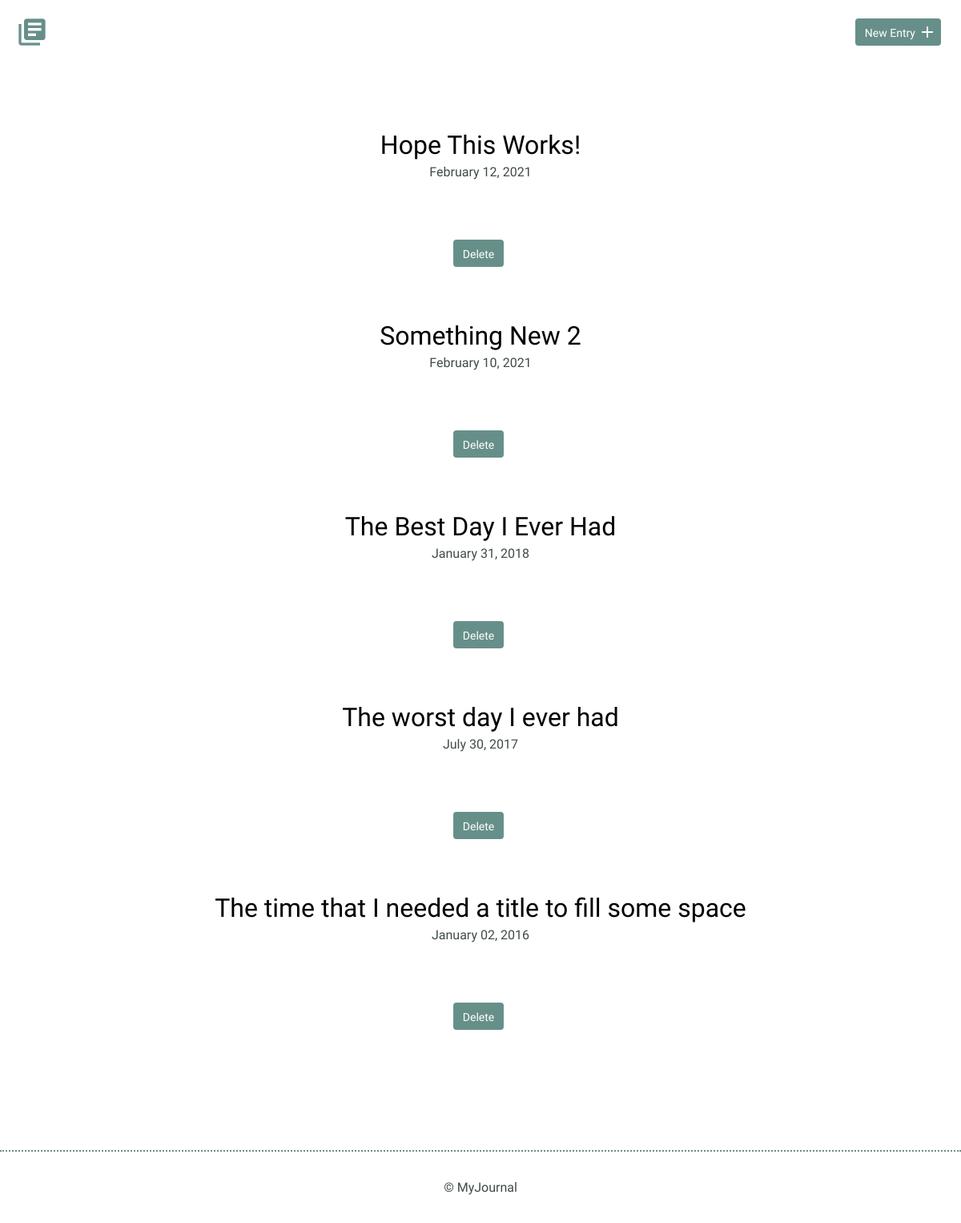
Before: / with the older database file.
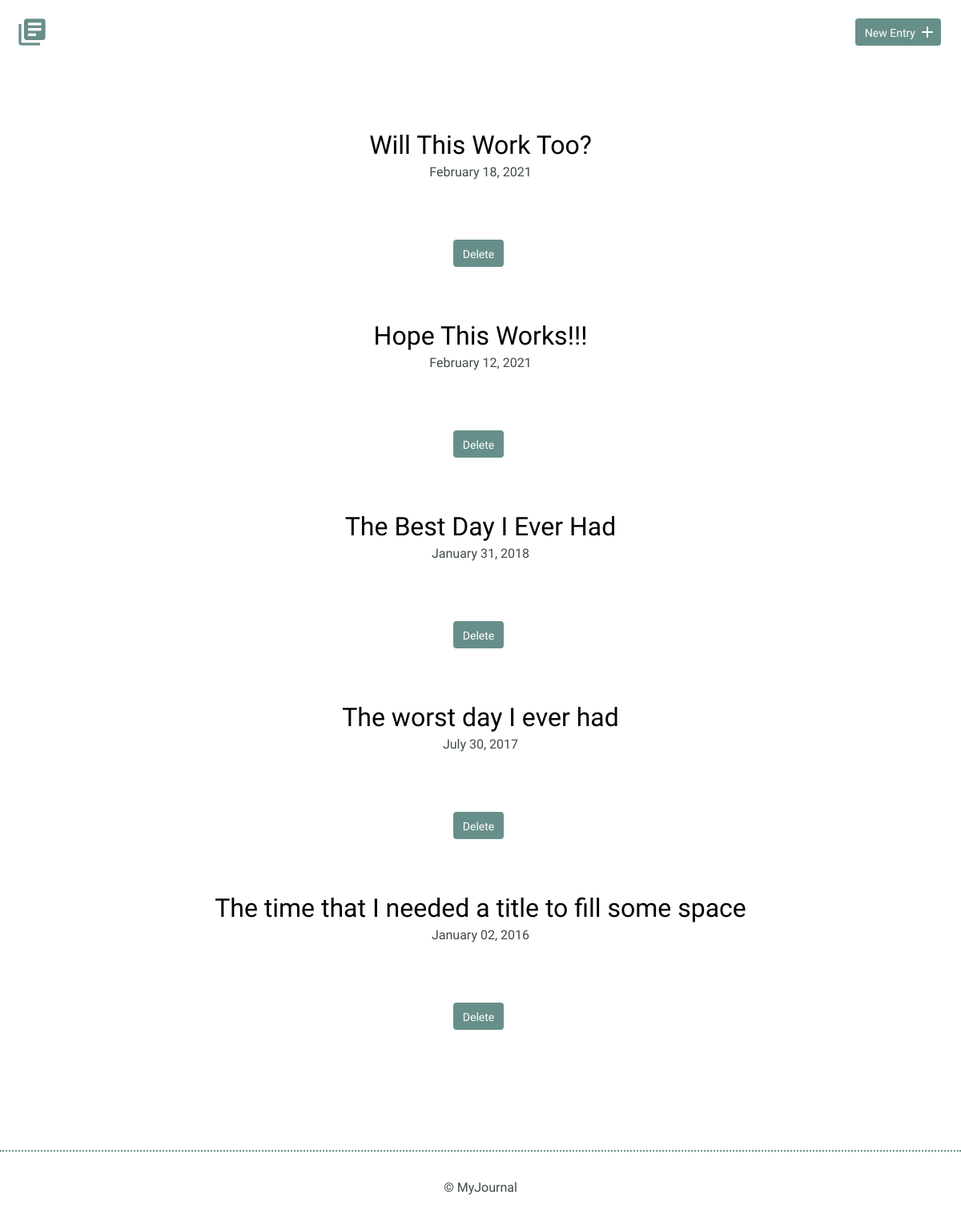
After: the same page with the newer database file.
### tables this page shows
CREATE TABLE "entries" (
	"id"	INTEGER,
	"title"	TEXT,
	"date"	TEXT,
	"time_spent"	INTEGER,
	"learned"	BLOB,
	"resources"	BLOB,
	PRIMARY KEY("id")
);

### inc/functions.php (called while the page is built, shortened)
<?php
function get_journal_entries(){
    include ('connection.php');
    try{
        return $db->query("SELECT id, title, date FROM entries ORDER BY date DESC");
    } catch(Exception $e) {
        echo "Error!: ".$e->getMessage();
        return array();
    }
}
?>

### index.php (the view, shortened to what this page needs)
<?php
include('inc/connection.php');
include('inc/header.php');
include('inc/functions.php');
?>
<!DOCTYPE html>
<html>
    <body>
          <section>
              <div class="container">
                  <div class="entry-list">
                          <?php
                           foreach(get_journal_entries() as $item){
                                echo "<article>";
                                echo "<h2><a href='detail.php?id=" . $item["id"] . "'>" . $item["title"] . "</a></h2>";
                                echo "<time datetime=" . $item["date"] . ">" . date('F d, Y', strtotime($item["date"])) . "</time>";
                                echo "<form method='post' action='index.php'>";
                                echo "<input type='submit' class='button delete journal entry' value='Delete' />\n";
                                echo "</form>";
                                echo "</article>";
                            }
                          ?>
                  </div>
              </div>
          </section>
    </body>
  <?php
    include('inc/footer.php');
    ?>
</html>

### inc/header.php (shortened to what this page needs)
<!DOCTYPE html>
<html>
    <head>
        <link rel="stylesheet" href="css/normalize.css">
        <link rel="stylesheet" href="css/site.css">
    </head>
    <body>
        <header>
            <div class="container">
                <div class="site-header">
                    <a class="logo" href="index.php"><i class="material-icons">library_books</i></a>
                    <a class="button icon-right" href="new.php"><span>New Entry</span> <i class="material-icons">add</i></a>
                </div>
            </div>
        </header>
     </body>

### inc/footer.php (shortened to what this page needs)
<!DOCTYPE html>
<html>
    <footer>
        <div>
            &copy; MyJournal
        </div>
    </footer>
</html>

### css/site.css (style rules this page uses)
body { font-size: 16px; color: #404a49; font-family: 'Cousine', serif; font-weight: 400; }
.container { margin: 0 auto; padding: 0 25px; }
header .site-header { margin: 0 auto; height: 95px; }
header .logo i { color: #678f89; margin: 20px 0 0 -5px; float: left; font-size: 40px; }
header .button { float: right; margin: 33px 0 0 0; }
footer { text-align: center; padding: 35px 0; border-top: 2px dotted #678f89; }
.button { padding: 8px 10px 6px 10px; background: #678f89; border: 2px solid #678f89; border-radius: 4px; text-decoration: none; color: #FFF; position: relative; text-align: center; font-size: 14px; }
.button.icon-right { padding-right: 30px; top: -10px; }
.button.icon-right i { position: absolute; top: 3px; right: 3px; }
h1, h2, h3 { margin: 0; font-weight: 400; line-height: 1em; color: #000; }
h2 { font-size: 32px; }
h2 a { text-decoration: none; color: #000; }
.entry-list, .edit-entry, .new-entry { max-width: 800px; margin: 0 auto; padding: 70px 0 150px 0; }
.entry-list article { margin-bottom: 70px; text-align: center; }
.entry-list article:last-child { margin-bottom: 0; }
.entry-list article h2 { margin-bottom: 8px; }
.entry { max-width: 800px; margin: 75px auto 0 auto; text-align: left; }
input[type=submit] { margin-right: 5px; }

Changed rows visible on the page:
removed entries: title "Something New 2", date "February 10, 2021"
added entries: title "Will This Work Too?", date "February 18, 2021"
changed entries: title "Hope This Works!" → "Hope This Works!!!"
